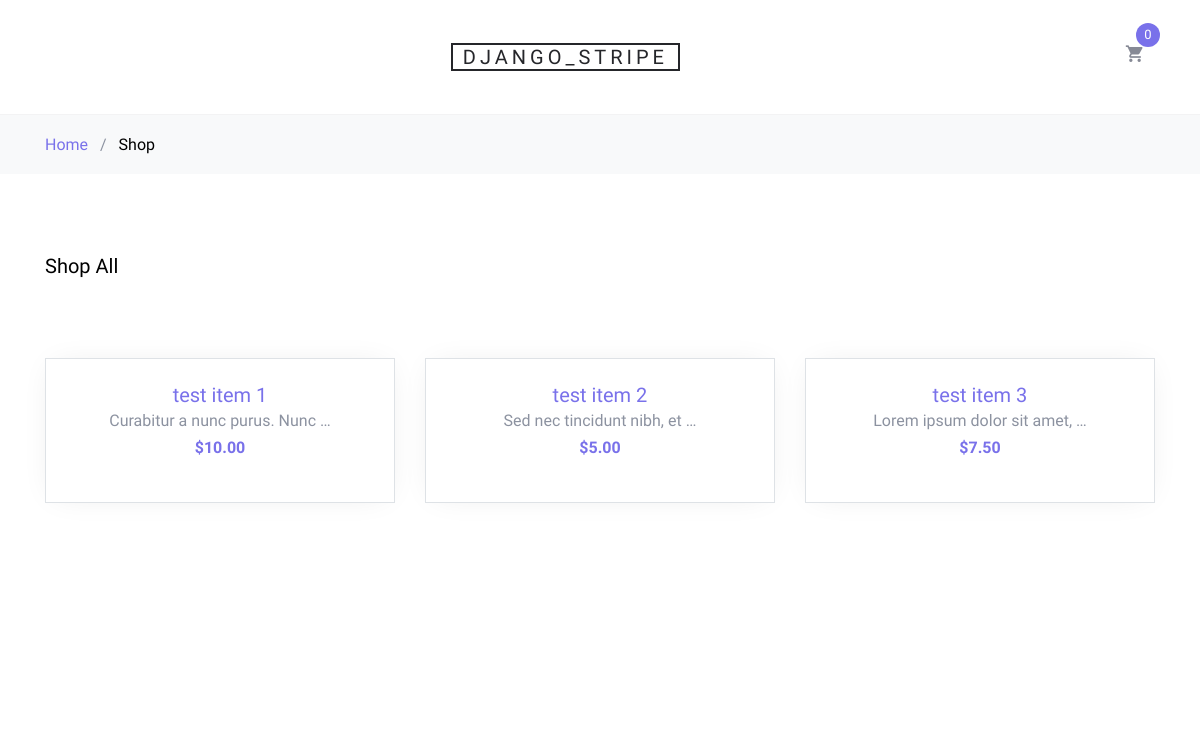
The page / on the database its author committed.
### payments/models.py (models this page shows, shortened)
class Item(models.Model):
    name = models.CharField(max_length=100)
    description = models.TextField(null=True, blank=True)
    price = models.IntegerField(
        verbose_name='price in cents')  # цена товара в центах, т.к. платежный сервис Stripe принимает цену в центах
    class Meta:
        ordering = ['name']  # сортировка в админке
    def get_absolute_url(self):
        return reverse('detail_item', kwargs={'item_id': self.pk})
    def get_display_price(self):
        return '{0:.2f}'.format(self.price / 100)

### payments/views.py (the view)
# urls.py: path('', items_list, name='home'),  # главная страница
def items_list(request):
    items = Item.objects.all()
    context = {
        'items': items,
        'title': 'home'
    }
    return render(request, 'payments/index.html', context)

### payments/templatetags/user_tags.py (called while the page is built)
@register.simple_tag(takes_context=True)
def cart_obj_count(context):
    cart = context.request.session.get('cart', {})
    item_pks = list(cart.keys())
    item_count = Item.objects.filter(pk__in=item_pks).count()
    return item_count

### payments/templates/payments/index.html (shortened to what this page needs)
{% extends 'base.html' %}
{% block navbar %}
    Shop
{% endblock %}
{% block content %}
    <div class="site-section">
        <div class="container">
            <div class="row mb-5">
                <div class="col-md-12 order-2">
                    <div class="row">
                        <div class="col-md-12 mb-5">
                            <div class="float-md-left mb-4"><h2 class="text-black h5">Shop All</h2></div>
                        </div>
                    </div>
                    <div class="row mb-5">
                        {% for item in items %}
                            <div class="col-sm-6 col-lg-4 mb-4" data-aos="fade-up">
                                <div class="block-4 text-center border">
                                    <div class="block-4-text p-4">
                                        <h3><a href="{{ item.get_absolute_url }}">{{ item.name }}</a></h3>
                                        <p class="mb-0">{{ item.description|truncatewords:5 }}</p>
                                        <p class="text-primary font-weight-bold">${{ item.get_display_price }}</p>
                                    </div>
                                </div>
                            </div>
                        {% endfor %}
                    </div>
                </div>
            </div>
        </div>
    </div>
{% endblock %}

### payments/static/css/style.css (style rules this page uses)
body { line-height: 1.7; color: #8c92a0; font-weight: 300; font-size: 16px; }
a { -webkit-transition: .3s all ease; -o-transition: .3s all ease; transition: .3s all ease; }
.text-black { color: #000; }
.site-section { padding: 2.5em 0; }
@media (min-width: 768px) { .site-section { padding: 5em 0; } }
.block-4 { -webkit-box-shadow: 0 0 30px -10px rgba(0, 0, 0, 0.1); box-shadow: 0 0 30px -10px rgba(0, 0, 0, 0.1); background: #fff; }
.block-4 .block-4-text h3 { font-size: 20px; margin-bottom: 0; }
.block-4 .block-4-text h3 a { text-decoration: none; }

### rows shown on the page
Item: name "test item 1", description "Curabitur a nunc purus. Nunc …", get_display_price "10.00"
Item: name "test item 2", description "Sed nec tincidunt nibh, et …", get_display_price "5.00"
Item: name "test item 3", description "Lorem ipsum dolor sit amet, …", get_display_price "7.50"
